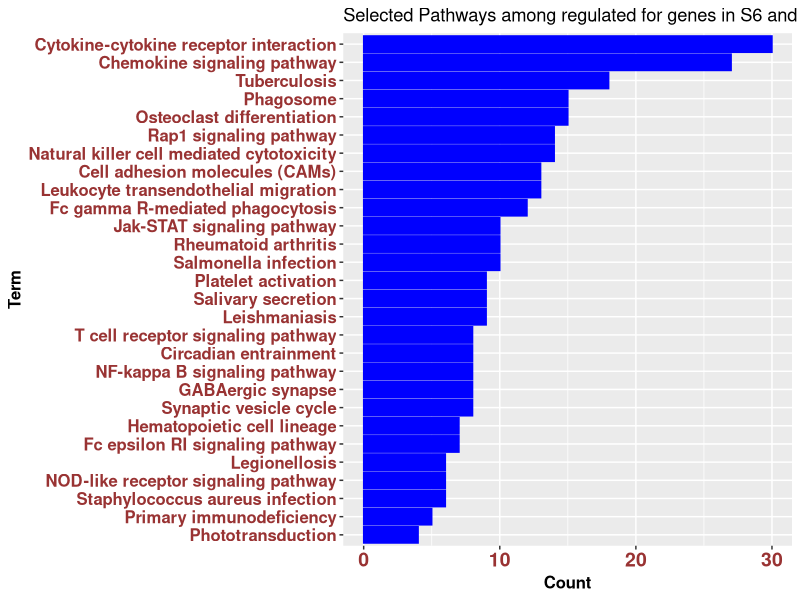

The R script that drew this image:

library(dplyr)
library(ggplot2)
library("Cairo")


# in_6_not_in_24 = read.csv("for_pathway_plot_genes_in_6_not_in_24.csv")

# in_24_not_in_6 = read.csv("for_pathway_plot_genes_in_24_not_in_6.csv")

# common_6_24 = read.csv("for_pathway_plot_genes_common_6_24.csv")

S6_R6_all = read.csv("for_pathway_plot_S6_R6_all.csv")

# S24_R24_all = read.csv("for_pathway_plot_S24_R24_all.csv")

# poonam_selected_in_6_not_in_24 = read.csv("for_pathway_plot_poonam_selected_genes_in_6_not_in_24.csv")

# poonam_selected_in_24_not_in_6 = read.csv("for_pathway_plot_poonam_selected_genes_in_24_not_in_6.csv")

# poonam_selected_6_and_24 = read.csv("for_pathway_plot_poonam_selected_genes_common_6_24.csv")


# upregulated_24 = read.csv("selected pathways_for_S24_R24_upreg_genes_FC_2_adj_pval_0.1.csv")

# upregulated_6 = read.csv("selected pathways_for_S6_R6_upreg_genes_FC_2_adj_pval_0.1.csv")




###  for 6 not in 24

# 
# Cairo(
# file="bar_chart_pathways_in_6_not_in_24.jpg",
# type="jpg",
# width = 10,
# height = 10,
# units = "in",
# dpi = 500,
# pointsize = 6,
# compression = c("lzw")
# )
# 
# 
# df <- arrange(in_6_not_in_24, Count)
# df$Term <- factor(df$Term, levels = df$Term)
# ggplot(df, aes(Term, Count)) + ggtitle("Regulated Pathways for genes in 6h not in 24h") + 
# geom_bar(stat="identity", color="blue", fill="blue")+	
# coord_flip() +
# theme(axis.text.x = element_text(face="bold", color="#993333", 
#                            size=14),
#           axis.text.y = element_text(face="bold", color="#993333", 
#                            size=12),
# 	  legend.text = element_text(face="bold"),
# 	  axis.title.x = element_text(face="bold", size=12),
# 	  axis.title.y = element_text(face="bold", size=12) )
# 
# dev.off()
# 
# 
# 
# 
# 
# 
# 
# ###  for 24 not in 6
# 
# 
# Cairo(
# file="bar_chart_pathways_in_24_not_in_6.jpg",
# type="jpg",
# width = 10,
# height = 14,
# units = "in",
# dpi = 500,
# pointsize = 6,
# compression = c("lzw")
# )
# 
# 
# df <- arrange(in_24_not_in_6, Count)
# df$Term <- factor(df$Term, levels = df$Term)
# ggplot(df, aes(Term, Count)) + 
# ggtitle("Regulated Pathways for genes in 24h not in 6h") + 
# geom_bar(stat="identity", color="blue", fill="blue")+	
# coord_flip() +
# theme(axis.text.x = element_text(face="bold", color="#993333", 
#                            size=14),
#           axis.text.y = element_text(face="bold", color="#993333", 
#                            size=12),
# 	  legend.text = element_text(face="bold"),
# 	  axis.title.x = element_text(face="bold", size=12),
# 	  axis.title.y = element_text(face="bold", size=12),
# 	  plot.title = element_text("bar plot", face="bold", size=12) )
# 
# dev.off()
# 
# 
# # common to 6 and 24
# 
# Cairo(
# file="bar_chart_pathways_common_to_6_and_24.jpg",
# type="jpg",
# width = 10,
# height = 10,
# units = "in",
# dpi = 500,
# pointsize = 6,
# compression = c("lzw")
# )
# 
# 
# 
# df <- arrange(common_6_24, Count)
# df$Term <- factor(df$Term, levels = df$Term)
# ggplot(df, aes(Term, Count)) + 
# ggtitle("Regulated Pathways for genes common in 24h and in 6h") +
# geom_bar(stat="identity", color="blue", fill="blue")+	
# coord_flip() +
# theme(axis.text.x = element_text(face="bold", color="#993333", 
#                            size=14),
#           axis.text.y = element_text(face="bold", color="#993333", 
#                            size=12),
# 	  legend.text = element_text(face="bold"),
# 	  axis.title.x = element_text(face="bold", size=12),
# 	  axis.title.y = element_text(face="bold", size=12) )
# 
# dev.off()
# 




# S6 Vs R6 all pathways

Cairo(
file="bar_chart_S6_R6_all_pathways.jpg",
type="jpg",
width = 10,
height = 14,
units = "in",
dpi = 500,
pointsize = 6,
compression = c("lzw")
)



df <- arrange(S6_R6_all, Count)
df$Term <- factor(df$Term, levels = df$Term)
ggplot(df, aes(Term, Count)) + 
ggtitle("Selected Pathways among regulated for genes in S6 and R6") +
geom_bar(stat="identity", color="blue", fill="blue")+	
coord_flip() +
theme(axis.text.x = element_text(face="bold", color="#993333", 
                           size=14),
          axis.text.y = element_text(face="bold", color="#993333", 
                           size=12),
	  legend.text = element_text(face="bold"),
	  axis.title.x = element_text(face="bold", size=12),
	  axis.title.y = element_text(face="bold", size=12) )

dev.off()




# S24 Vs R24 selected pathways
# 
# Cairo(
# file="bar_chart_S24_R24_all_pathways.jpg",
# type="jpg",
# width = 10,
# height = 14,
# units = "in",
# dpi = 500,
# pointsize = 6,
# compression = c("lzw")
# )
# 
# 
# 
# df <- arrange(S24_R24_all, Count)
# df$Term <- factor(df$Term, levels = df$Term)
# ggplot(df, aes(Term, Count)) + 
# ggtitle("Selected Pathways among regulated for genes in S24 and R24") +
# geom_bar(stat="identity", color="blue", fill="blue")+	
# coord_flip() +
# theme(axis.text.x = element_text(face="bold", color="#993333", 
#                            size=14),
#           axis.text.y = element_text(face="bold", color="#993333", 
#                            size=12),
# 	  legend.text = element_text(face="bold"),
# 	  axis.title.x = element_text(face="bold", size=12),
# 	  axis.title.y = element_text(face="bold", size=12) )
# 
# dev.off()
# 
# 
# 
# 
# 
# ### Poonam selected in 6 not in 24
# 
# 
# Cairo(
# file="bar_chart_pathways_poonam_selected_in_6_not_in_24.jpg",
# type="jpg",
# width = 10,
# height = 10,
# units = "in",
# dpi = 500,
# pointsize = 6,
# compression = c("lzw")
# )
# 
# 
# df <- arrange(poonam_selected_in_6_not_in_24, Count)
# df$Term <- factor(df$Term, levels = df$Term)
# ggplot(df, aes(Term, Count)) + ggtitle("Regulated Pathways for genes in 6h not in 24h") + 
# geom_bar(stat="identity", color="blue", fill="blue")+	
# coord_flip() +
# theme(axis.text.x = element_text(face="bold", color="#993333", 
#                            size=14),
#           axis.text.y = element_text(face="bold", color="#993333", 
#                            size=12),
# 	  legend.text = element_text(face="bold"),
# 	  axis.title.x = element_text(face="bold", size=12),
# 	  axis.title.y = element_text(face="bold", size=12) )
# 
# dev.off()
# 
# 
# 
# ##
# ### Poonam selected in 24 not in 6
# 
# 
# Cairo(
# file="bar_chart_pathways_poonam_selected_in_24_not_in_6.jpg",
# type="jpg",
# width = 10,
# height = 14,
# units = "in",
# dpi = 500,
# pointsize = 6,
# compression = c("lzw")
# )
# 
# 
# df <- arrange(poonam_selected_in_24_not_in_6, Count)
# df$Term <- factor(df$Term, levels = df$Term)
# ggplot(df, aes(Term, Count)) + ggtitle("Regulated Pathways for genes in 6h not in 24h") + 
# geom_bar(stat="identity", color="blue", fill="blue")+	
# coord_flip() +
# theme(axis.text.x = element_text(face="bold", color="#993333", 
#                            size=14),
#           axis.text.y = element_text(face="bold", color="#993333", 
#                            size=12),
# 	  legend.text = element_text(face="bold"),
# 	  axis.title.x = element_text(face="bold", size=12),
# 	  axis.title.y = element_text(face="bold", size=12) )
# 
# dev.off()
# 
# 
# 
# 
# ## Poonam selected common to 6 and 24
# Cairo(
# file="bar_chart_pathways_poonam_selected_in_6_and_24.jpg",
# type="jpg",
# width = 10,
# height = 14,
# units = "in",
# dpi = 500,
# pointsize = 6,
# compression = c("lzw")
# )
# 
# 
# df <- arrange(poonam_selected_in_6_and_24, Count)
# df$Term <- factor(df$Term, levels = df$Term)
# ggplot(df, aes(Term, Count)) + ggtitle("Regulated Pathways for genes in 6h not in 24h") + 
# geom_bar(stat="identity", color="blue", fill="blue")+	
# coord_flip() +
# theme(axis.text.x = element_text(face="bold", color="#993333", 
#                            size=14),
#           axis.text.y = element_text(face="bold", color="#993333", 
#                            size=12),
# 	  legend.text = element_text(face="bold"),
# 	  axis.title.x = element_text(face="bold", size=12),
# 	  axis.title.y = element_text(face="bold", size=12) )
# 
# dev.off()
# 
# 
# 
# 
# 
# 
# ### enriched pathways for genes up regulated at 6h
# 
# 
# Cairo(
# file="bar_chart_pathways_for_upregulated_genes_in_6h.jpg",
# type="jpg",
# width = 10,
# height = 14,
# units = "in",
# dpi = 500,
# pointsize = 6,
# compression = c("lzw")
# )
# 
# 
# df <- arrange(upregulated_6, Count)
# df$Term <- factor(df$Term, levels = df$Term)
# ggplot(df, aes(Term, Count)) + ggtitle("pathways for genes upregulated in 6h") + 
# geom_bar(stat="identity", color="black", fill="black", width=0.5)+	
# coord_flip() +
# theme(axis.text.x = element_text(face="bold", color="#993333", 
#                            size=14),
#           axis.text.y = element_text(face="bold", color="#993333", 
#                            size=12),
# 	  legend.text = element_text(face="bold"),
# 	  axis.title.x = element_text(face="bold", size=12),
# 	  axis.title.y = element_text(face="bold", size=12) )
# 
# dev.off()
# 
# 
# 
# ### enriched pathways for genes up regulated at 24h
# 
# 
# Cairo(
# file="bar_chart_pathways_for_upregulated_genes_in_24h.jpg",
# type="jpg",
# width = 10,
# height = 14,
# units = "in",
# dpi = 500,
# pointsize = 6,
# compression = c("lzw")
# )
# 
# 
# df <- arrange(upregulated_24, Count)
# df$Term <- factor(df$Term, levels = df$Term)
# ggplot(df, aes(Term, Count)) + ggtitle("pathways for genes upregulated in 24h") + 
# geom_bar(stat="identity", color="black", fill="black", width=0.2)+	
# coord_flip() +
# theme(axis.text.x = element_text(face="bold", color="#993333", 
#                            size=14),
#           axis.text.y = element_text(face="bold", color="#993333", 
#                            size=12),
# 	  legend.text = element_text(face="bold"),
# 	  axis.title.x = element_text(face="bold", size=12),
# 	  axis.title.y = element_text(face="bold", size=12) )
# 
# dev.off()
